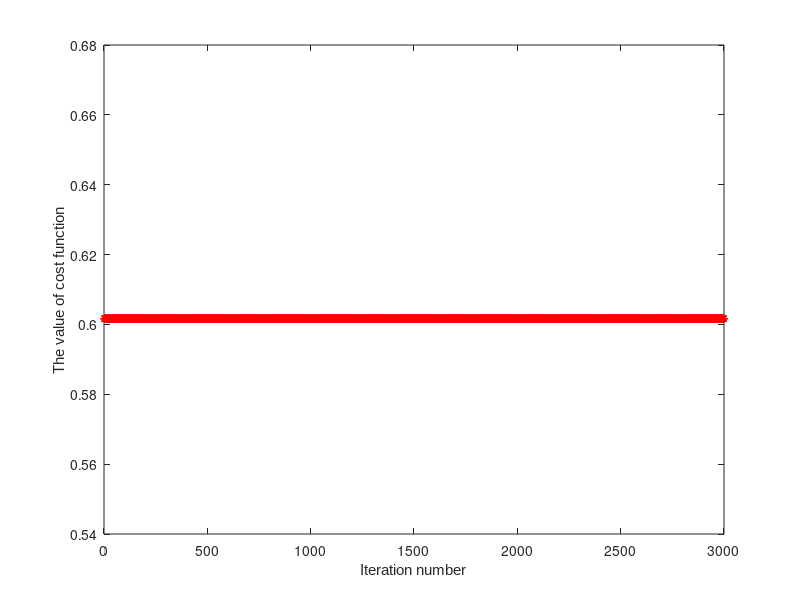
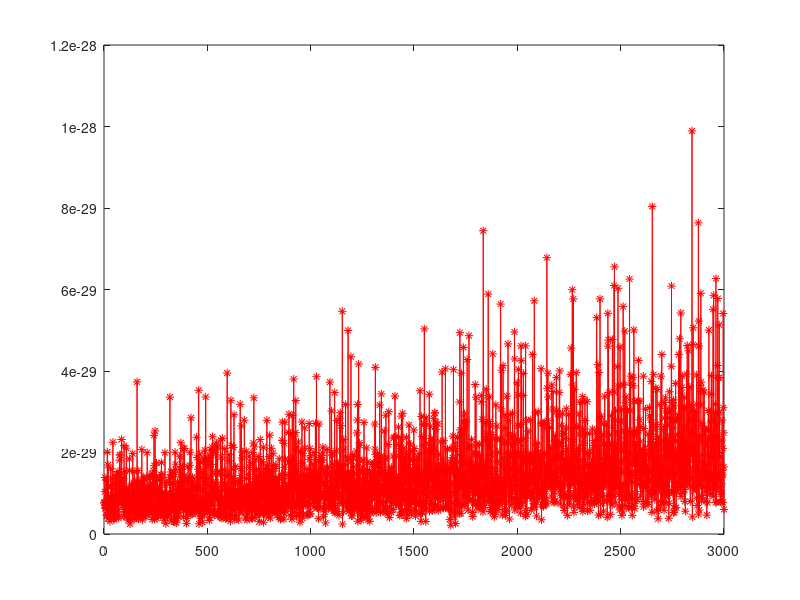
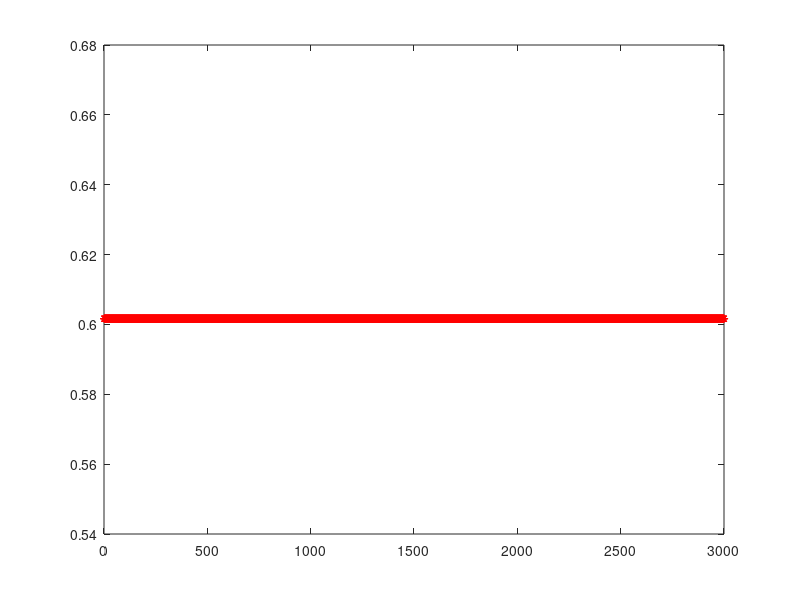

Reproduce these figures in MATLAB, in order. (Note: this script raises an error after producing the figures.)
clear;
clc;
load('train.mat');
Lables_tr=lab;
no_fea =  22;
A1=fea(1:40,:);
A2=fea(41:80,:);
AA=[A1;A2] ;
mean_AA=mean(AA);
 
mean_A1=mean(A1);
 
mean_A2=mean(A2);
 
S_B0=(40*(mean_A1-mean_AA)'*(mean_A1-mean_AA)+40*(mean_A2-mean_AA)'*(mean_A2-mean_AA));
%S_B=50*((mean_A1-mean_AA)'*(mean_A1-mean_AA)+(mean_A2-mean_AA)'*(mean_A2-mean_AA));
 
S_W0=zeros(no_fea,no_fea);
 
 
 
for k0=1:40
        S_W0=S_W0+(A1(k0,:)-mean_A1)'*(A1(k0,:)-mean_A1);
end
 
 
for k0=1:40
        S_W0= S_W0+(A2(k0,:)-mean_A2)'*(A2(k0,:)-mean_A2);
end
 
[m1,n1]=size(AA);
SB=S_B0/1000;
SW=S_W0/1000+eye(max(length(S_W0)))*0.000001;
 
 
[X Y]=eig(SB,SW);
 
 
%v=max(max((Y)));
v=5
A=-(SB-v*SW);
M=8;
%W=rand(n1,M);
W=randn(n1,M)/2;

% W=orth(W);

 I=eye(M);
 
R=rand(M,M);
R=R+R'
 
Iterations=3000;
 
r1=0.032;
 
r2=0.001;
 
Cost1=zeros(Iterations,1);
Cost2=zeros(Iterations,1);
Cost3=zeros(Iterations,1);
for k=1:Iterations;



DF1=2*W*(R.*(W'*W-I).*R)'+2*W*(R.*(W'*W-I).*R);
DF1=DF1/norm(DF1);
W=W-r1*DF1;
W=orth(W);

 
DF2=(2*(R.*(W'*W-I)).*(W'*W-I))+(2*(R.*(W'*W-I)).*(W'*W-I))'-diag(diag(2*(R.*(W'*W-I)).*(W'*W-I)));
DF2=DF2/norm(DF2);
 %if  Cost2(k)>0.01
     R=R+r2*DF2;
%end
      
      
Cost1(k)=trace(W'*A*W)+trace((R.*(W'*W-I))'*(R.*(W'*W-I)));  
Cost2(k)=trace((R.*(W'*W-I))'*(R.*(W'*W-I)));
Cost3(k)=trace(W'*A*W);



 k 
end
 
figure(1)
plot(Cost1(1:Iterations),'r-*')

xlabel('Iteration number','FontName','Arial','FontSize',11);
ylabel('The value of cost function','FontName','Arial','FontSize',11');
 
 
figure(2)
plot(Cost2(1:Iterations),'r-*')

figure(3)
plot(Cost3(1:Iterations),'r-*')

x1=W'*AA';
x2_tr=x1';
svmStruct= svmtrain(x2_tr,Lables_tr,'Kernel_Function','rbf','method','LS','showplot',true); 
load('test.mat');
x1_te=W'*fea_te';
x2_te=x1_te';
classes = svmclassify(svmStruct,x2_te);
nCorrect=sum(classes==lab_te);
accuracy=nCorrect/length(classes)
